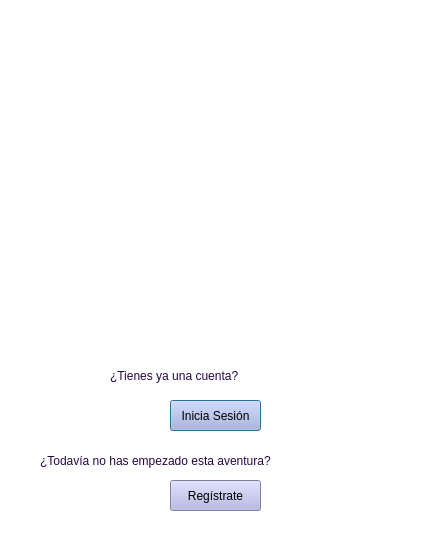
<?xml version="1.0" encoding="UTF-8"?>
<ui version="4.0">
 <class>Dialog</class>
 <widget class="QDialog" name="Dialog">
  <property name="geometry">
   <rect>
    <x>0</x>
    <y>0</y>
    <width>425</width>
    <height>545</height>
   </rect>
  </property>
  <property name="windowTitle">
   <string>Dialog</string>
  </property>
  <widget class="QLabel" name="label">
   <property name="geometry">
    <rect>
     <x>20</x>
     <y>-10</y>
     <width>381</width>
     <height>361</height>
    </rect>
   </property>
   <property name="styleSheet">
    <string notr="true">image: url(:/inicio/Captura de Pantalla 2023-10-19 a las 10.02.20.png)</string>
   </property>
   <property name="text">
    <string/>
   </property>
  </widget>
  <widget class="QLabel" name="label_2">
   <property name="geometry">
    <rect>
     <x>-10</x>
     <y>-20</y>
     <width>481</width>
     <height>621</height>
    </rect>
   </property>
   <property name="styleSheet">
    <string notr="true">background-color: rgb(255, 255, 255);</string>
   </property>
   <property name="text">
    <string/>
   </property>
  </widget>
  <widget class="QPushButton" name="pushButton">
   <property name="geometry">
    <rect>
     <x>170</x>
     <y>400</y>
     <width>91</width>
     <height>31</height>
    </rect>
   </property>
   <property name="styleSheet">
    <string notr="true">background-color: rgb(173, 175, 225);
font: 11pt &quot;Segoe UI&quot;;</string>
   </property>
   <property name="text">
    <string>Inicia Sesión</string>
   </property>
  </widget>
  <widget class="QPushButton" name="pushButton_2">
   <property name="geometry">
    <rect>
     <x>170</x>
     <y>480</y>
     <width>91</width>
     <height>31</height>
    </rect>
   </property>
   <property name="styleSheet">
    <string notr="true">background-color: rgb(173, 175, 225);
font: 11pt &quot;Segoe UI&quot;;</string>
   </property>
   <property name="text">
    <string>Regístrate</string>
   </property>
  </widget>
  <widget class="QLabel" name="label_3">
   <property name="geometry">
    <rect>
     <x>110</x>
     <y>360</y>
     <width>241</width>
     <height>31</height>
    </rect>
   </property>
   <property name="styleSheet">
    <string notr="true">font: 14pt &quot;Segoe UI&quot;;
color: rgb(39, 7, 69);</string>
   </property>
   <property name="text">
    <string>¿Tienes ya una cuenta?</string>
   </property>
  </widget>
  <widget class="QLabel" name="label_4">
   <property name="geometry">
    <rect>
     <x>40</x>
     <y>450</y>
     <width>371</width>
     <height>21</height>
    </rect>
   </property>
   <property name="styleSheet">
    <string notr="true">font: 14pt &quot;Segoe UI&quot;;
color: rgb(39, 7, 69);</string>
   </property>
   <property name="text">
    <string>¿Todavía no has empezado esta aventura?</string>
   </property>
  </widget>
  <zorder>label_2</zorder>
  <zorder>label</zorder>
  <zorder>pushButton</zorder>
  <zorder>pushButton_2</zorder>
  <zorder>label_3</zorder>
  <zorder>label_4</zorder>
 </widget>
 <resources>
  <include location="Vistas/imagenes/imagenes.qrc"/>
 </resources>
 <connections/>
</ui>
